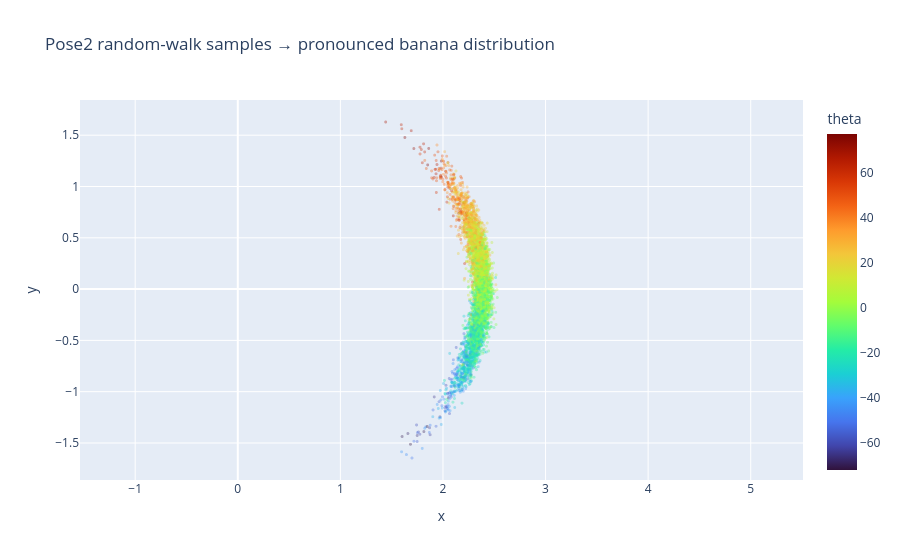

The code cell stored with this chart in its notebook:
### Markdown cell above
### Pose2 Example with Samples (Banana Shape)

Let us simulate a vehicle taking N steps, but with large uncertainty in angle. To obtain a pronounced "banana" distribution we simulate many short forward motion increments with heading noise. Each sample is a random walk of small steps:

1. Start at identity pose.
2. For each of K steps, sample a small forward translation with little lateral drift and a heading perturbation.
3. Compose these incremental poses.
4. Record the final (x,y,theta).

Accumulated heading noise bends trajectories, producing a curved (banana-like) marginal over (x,y).

### Code cell
# Incremental random-walk generation of a banana-shaped distribution
rng = np.random.default_rng(42)
N: int = 5000   # number of trajectories
K: int = 20     # number of small increments per trajectory

# Increment noise parameters (tangent space): forward, lateral, heading
sigma_forward = 0.01   # small forward step ~ 10 cm
sigma_lateral = 0.01   # very little sideways motion
sigma_theta = np.deg2rad(5)  # modest heading noise each step (5 degrees)
forward_mean = 0.12    # deterministic forward progress per step

xs = []; ys = []; thetas = []
for _ in range(N):
    pose = Pose2(0,0,0)
    for _ in range(K):
        # Sample incremental tangent vector (dx_body, dy_body, dtheta)
        inc = np.array([
            rng.normal(forward_mean, sigma_forward),
            rng.normal(0.0,         sigma_lateral),
            rng.normal(0.0,         sigma_theta)
        ])
        pose = pose.retract(inc)
    xs.append(pose.x()); ys.append(pose.y()); thetas.append(pose.theta())

xs = np.asarray(xs); ys = np.asarray(ys); thetas = np.rad2deg(np.asarray(thetas))

fig3 = go.Figure()
fig3.add_trace(go.Scattergl(
    x=xs, y=ys, mode='markers',
    marker=dict(size=3, opacity=0.35, color=thetas, colorscale='Turbo', colorbar=dict(title='theta')),
    name='end poses'))
fig3.update_layout(
    title='Pose2 random-walk samples → pronounced banana distribution',
    xaxis_title='x', yaxis_title='y', yaxis_scaleanchor='x')
fig3.show()

### Figure 1 — Plotly figure (JSON) as saved in the notebook; plotly's stock layout.template omitted (floating-point values rounded to 4 significant figures; data arrays with more than 128 entries replaced by an {"elided": "..."} marker saying what was removed)
{"data": [{"marker": {"color": {"elided": "5000 float values"}, "colorbar": {"title": {"text": "theta"}}, "colorscale": [[0, "#30123b"], [0.07143, "#4145ab"], [0.1429, "#4675ed"], [0.2143, "#39a2fc"], [0.2857, "#1bcfd4"], [0.3571, "#24eca6"], [0.4286, "#61fc6c"], [0.5, "#a4fc3b"], [0.5714, "#d1e834"], [0.6429, "#f3c63a"], [0.7143, "#fe9b2d"], [0.7857, "#f36315"], [0.8571, "#d93806"], [0.9286, "#b11901"], [1, "#7a0402"]], "opacity": 0.35, "size": 3}, "mode": "markers", "name": "end poses", "type": "scattergl", "x": {"elided": "5000 float values"}, "y": {"elided": "5000 float values"}}], "layout": {"title": {"text": "Pose2 random-walk samples → pronounced banana distribution"}, "xaxis": {"title": {"text": "x"}}, "yaxis": {"scaleanchor": "x", "title": {"text": "y"}}}}
